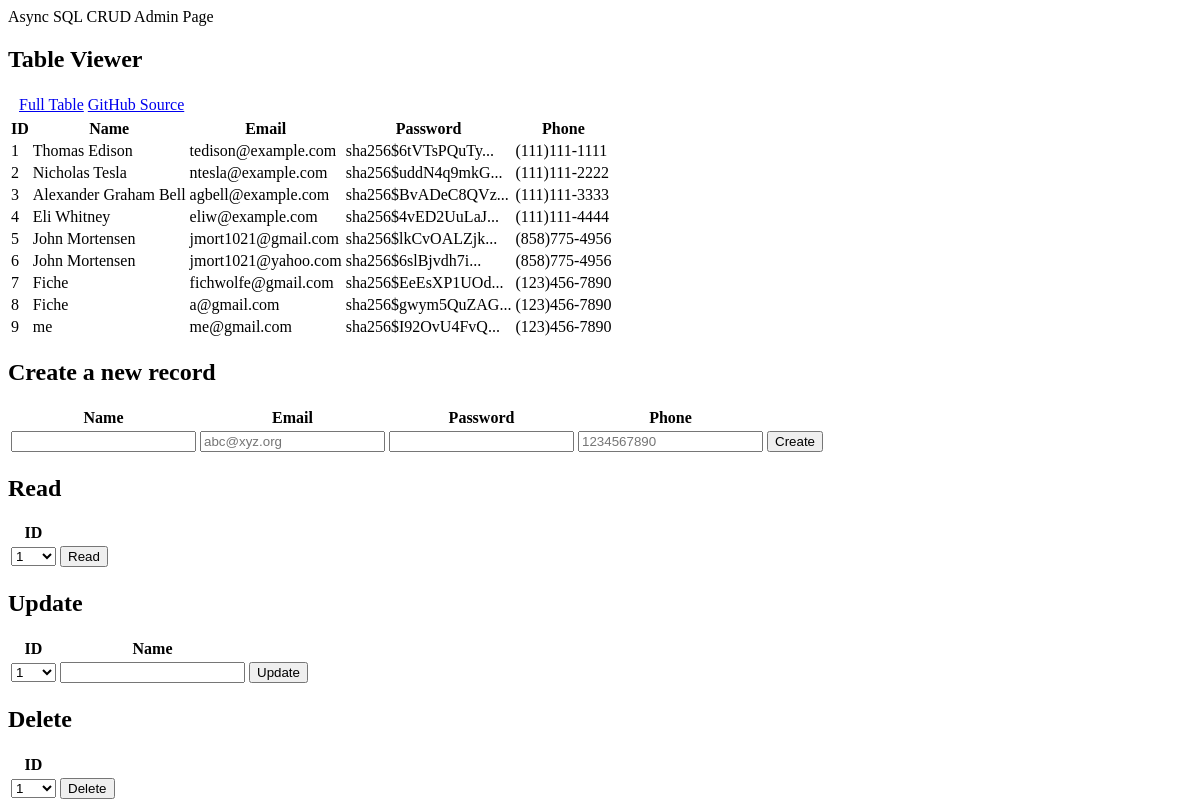
Before: /crud_api/ with the older database file.
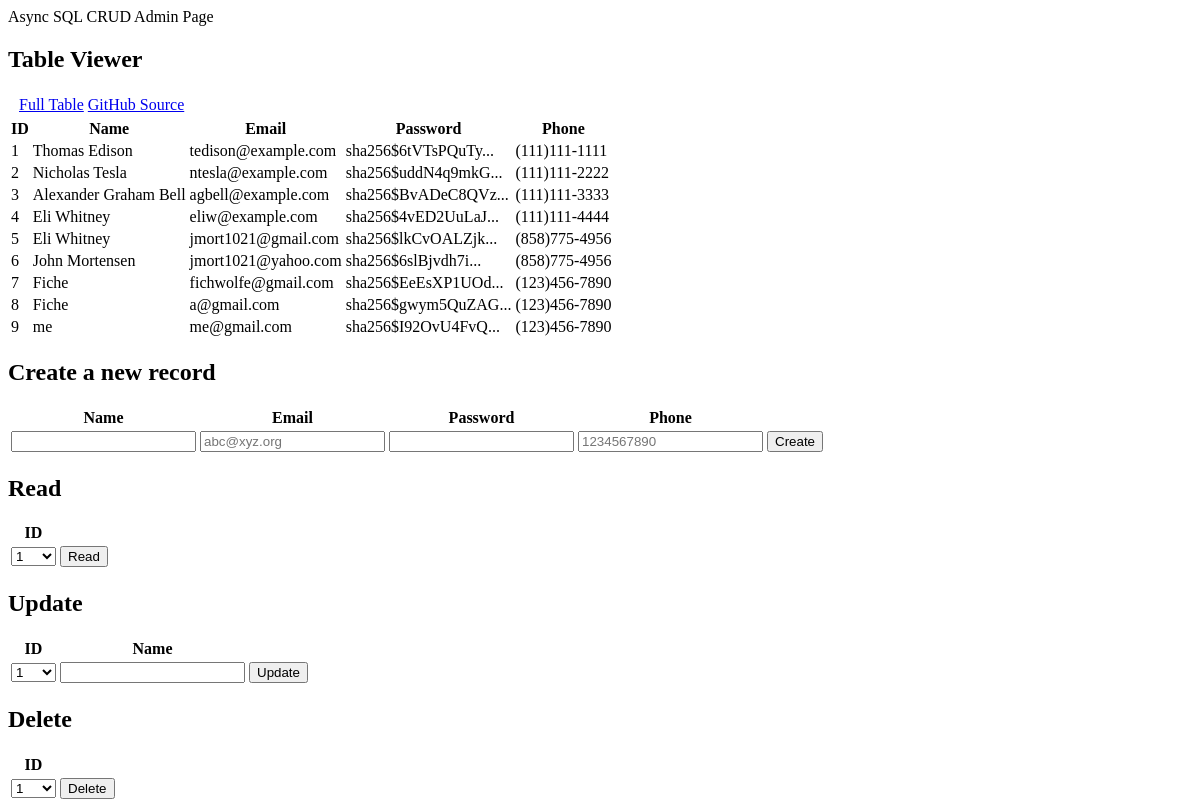
After: the same page with the newer database file.
### templates/cruddy/model.py (models this page shows, shortened)
class Users(UserMixin, db.Model):
    userID = db.Column(db.Integer, primary_key=True)
    name = db.Column(db.String(255), unique=False, nullable=False)
    email = db.Column(db.String(255), unique=True, nullable=False)
    password = db.Column(db.String(255), unique=False, nullable=False)
    phone = db.Column(db.String(255), unique=False, nullable=False)
    def read(self):
        return {
            "userID": self.userID,
            "name": self.name,
            "email": self.email,
            "password": self.password,
            "phone": self.phone,
            "query": "by_alc"  # This is for fun, a little watermark
        }

### templates/cruddy/app_crud_api.py (the view)
@app_crud_api.route('/')
def crud_api():
    return render_template("cruddy/templates/crud_async.html", table=users_all())

### templates/cruddy/query.py (called while the page is built)
def users_all():
    return users_all_alc()

def users_all_alc():
    table = Users.query.all()
    json_ready = [peep.read() for peep in table]
    return json_ready

### templates/cruddy/templates/crud_async.html (shortened to what this page needs)
<!DOCTYPE html>
{% block content %}
    <div class="container py-4 text-light bg-success">
        <header class="pb-3 mb-4 border-bottom">
            <div class="d-flex align-items-center text-light text-decoration-none">
                <span class="fs-4">Async SQL CRUD Admin Page</span>
            </div>
        </header>
        <div class="container py-4">
            <div class="p-5 mb-4 bg-light text-dark rounded-3">
                <h2>Table Viewer</h2>
                <div class="row align-items-md-stretch">
                    <table class="table">
                        <tbody>
                        <tr>
                            <td></td>
                            <td></td>
                            <td><a href={{url_for('crud_api.crud_api')}}>Full Table </a></td>
                            <td><a href="https://github.com/nighthawkcoders/nighthawk_csp/tree/master/crud">GitHub Source</a></td>
                        </tr>
                        </tbody>
                    </table>
                </div>
                <div class="row align-items-md-stretch">
                    <div class="container-fluid py-5">
                        <table class="table" id="users">
                            <thead>
                            <tr>
                                <th>ID</th>
                                <th>Name</th>
                                <th>Email</th>
                                <th>Password</th>
                                <th>Phone</th>
                            </tr>
                            </thead>
                            <tbody id="result">
                            {% for row in table %}
                                {% set pn = "" ~ row['phone'] %}
                                {% set pnf = "(" ~ pn[0:3] ~ ")" ~ pn[3:6] ~ "-" ~ pn[6:10] %}
                                <tr>
                                    <td>{{ row['userID'] }}</td>
                                    <td>{{ row['name'] }}</td>
                                    <td>{{ row['email'] }}</td>
                                    <td>{{ row['password'] | truncate(20) }}</td>
                                    <td>{{ pnf }}</td>
                                </tr>
                            {% endfor %}
                            </tbody>
                        </table>
                    </div>
                </div>
            </div>
        </div>
        <div class="container py-4">
            <div class="p-5 mb-4 bg-light text-dark rounded-3">
                <h2>Create a new record</h2>
                <table class="table">
                    <thead>
                    <tr>
                        <th><label for="name">Name</label></th>
                        <th><label for="email">Email</label></th>
                        <th><label for="password">Password</label></th>
                        <th><label for="phone">Phone</label></th>
                    </tr>
                    </thead>
                    <tbody>
                    <tr>
                        <td><input type="text" name="name" id="name" required></td>
                        <td><input type="email" name="email" id="email" placeholder="abc@xyz.org" required></td>
                        <td><input type="password" name="password" id="password" required></td>
                        <td><input type="tel" name="phone" id="phone" pattern="[0-9]{10}" placeholder="1234567890" required></td>
                        <td ><button onclick="create_User()">Create</button></td>
                    </tr>
                    </tbody>
                </table>
            </div>
        </div>
        <div class="container py-4">
            <div class="row mb-4 bg-light text-dark rounded-3">
                <div class="col-md-3">
                    <div class="p-5 mb-4 bg-light text-dark rounded-3">
                        <h2>Read</h2>
                        <table id="read_table">
                            <tr><th><label for="read_userid">ID</label></th></tr>
                            <tr>
                                <td>
                                    <select name="userid" id="read_userid">
                                        <optgroup id="ogr_userid" label="userid" >
                                            {% for row in table %}
                                                <option id="option" label="{{ row['userID'] }}">{{ row['userID'] }}</option>
                                            {% endfor %}
                                        </optgroup>
                                    </select>
                                </td>
                                <td>
                                    <button onclick="read_User()">Read</button>
                                </td>
                            </tr>
                        </table>
                    </div>
                </div>
                <div class="col-md-6">
                    <div class="p-5 mb-4 bg-light text-dark rounded-3">
                        <h2>Update</h2>
                        <table id="update_table">
                            <tr>
                                <th><label for="update_userid">ID</label></th>
                                <th><label for="update_name">Name</label></th>
                            </tr>
                            <tr>
                                <td>
                                    <select name="userid" id="update_userid">
                                        <optgroup id="ogu_userid" label="userid" >
                                            {% for row in table %}
                                                <option label="{{ row['userID'] }}">{{ row['userID'] }}</option>
                                            {% endfor %}
                                        </optgroup>
                                    </select>
                                </td>
                                <td><input type="text" name="name" id="update_name" required></td>
                                <td> <button onclick="update_User()">Update</button>
                                </td>
                            </tr>
                        </table>
                    </div>
                </div>
                <div class="col-md-3">
                    <div class="p-5 mb-4 bg-light text-dark rounded-3">
                        <h2>Delete</h2>
                        <table id="read_table">
                            <tr><th><label for="delete_userid">ID</label></th></tr>
                            <tr>
                                <td>
                                    <select name="userid" id="delete_userid">
                                        <optgroup id="ogd_userid" label="userid">
                                            {% for row in table %}
                                                <option label="{{ row['userID'] }}">{{ row['userID'] }}</option>
                                            {% endfor %}
                                        </optgroup>
                                    </select>
                                </td>
                                <td><button onclick="delete_User()">Delete</button></td>
                            </tr>
                        </table>
                    </div>
                </div>
            </div>
        </div>
    </div>
{% endblock %}

Changed rows visible on the page:
changed Users "jmort1021@gmail.com": name "John Mortensen" → "Eli Whitney"
